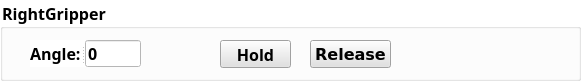
       <widget class="QGroupBox" name="groupBox_17">
        <property name="geometry">
         <rect>
          <x>10</x>
          <y>580</y>
          <width>581</width>
          <height>81</height>
         </rect>
        </property>
        <property name="font">
         <font>
          <family>微軟正黑體</family>
          <pointsize>12</pointsize>
          <weight>75</weight>
          <bold>true</bold>
         </font>
        </property>
        <property name="styleSheet">
         <string notr="true">background-color: rgb(255, 255, 255);</string>
        </property>
        <property name="title">
         <string>RightGripper</string>
        </property>
        <widget class="QPushButton" name="RightGripper_btn_Hold">
         <property name="geometry">
          <rect>
           <x>220</x>
           <y>40</y>
           <width>71</width>
           <height>28</height>
          </rect>
         </property>
         <property name="font">
          <font>
           <family>微軟正黑體</family>
           <pointsize>12</pointsize>
           <weight>75</weight>
           <bold>true</bold>
          </font>
         </property>
         <property name="styleSheet">
          <string notr="true">background-color: rgb(225, 225, 225);</string>
         </property>
         <property name="text">
          <string>Hold</string>
         </property>
        </widget>
        <widget class="QPushButton" name="RightGripper_btn_Release">
         <property name="geometry">
          <rect>
           <x>310</x>
           <y>40</y>
           <width>81</width>
           <height>28</height>
          </rect>
         </property>
         <property name="font">
          <font>
           <family>Bitstream Vera Sans</family>
           <pointsize>12</pointsize>
           <weight>75</weight>
           <bold>true</bold>
          </font>
         </property>
         <property name="styleSheet">
          <string notr="true">background-color: rgb(225, 225, 225);</string>
         </property>
         <property name="text">
          <string>Release</string>
         </property>
        </widget>
        <widget class="QSplitter" name="splitter">
         <property name="geometry">
          <rect>
           <x>30</x>
           <y>40</y>
           <width>111</width>
           <height>27</height>
          </rect>
         </property>
         <property name="orientation">
          <enum>Qt::Horizontal</enum>
         </property>
         <widget class="QLabel" name="RightGripper_label_title_Angle">
          <property name="font">
           <font>
            <family>微軟正黑體</family>
            <pointsize>12</pointsize>
            <weight>75</weight>
            <bold>true</bold>
           </font>
          </property>
          <property name="text">
           <string>Angle:</string>
          </property>
         </widget>
         <widget class="QLineEdit" name="RightGripper_lineEdit_Angle">
          <property name="font">
           <font>
            <family>微軟正黑體</family>
            <pointsize>12</pointsize>
            <weight>75</weight>
            <bold>true</bold>
           </font>
          </property>
          <property name="text">
           <string>0</string>
          </property>
         </widget>
        </widget>
       </widget>
